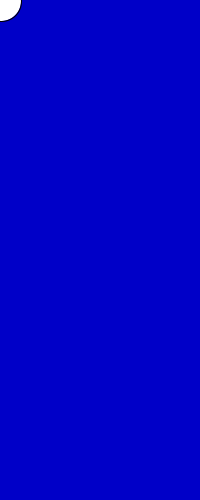
Frame 1 (no input)
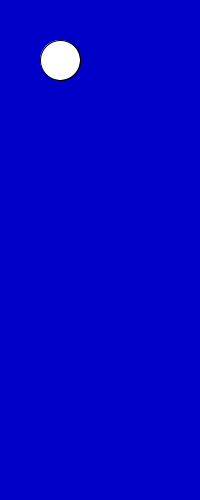
Frame 60 (the mouse pressed at the canvas centre just before this capture)
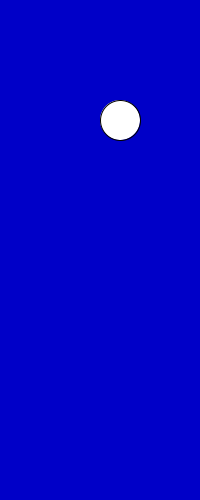
Frame 120 (the mouse held since frame 60 and released just before this capture)

The Processing sketch that drew these frames (run headless with seeded random() and noise(); from frame 60 on, the mouse is pressed at the canvas centre):

// Processing sketch: Bouncing_Balls
// ── Bouncing_Balls.pde
float x=1.;
float xspeed=1.;
float y= 1.;
float yspeed=1.;


void setup(){
  size(200,500);
}

void draw(){
  background(0,0,200);
 ellipse(x,y,40,40);
 x+= xspeed;
 y+= yspeed;
 
 if (x>= width){
   fill(255,0,0);
    xspeed= -1.;
 }
 
 if (x<0){
   fill(100,100,0);
   xspeed= 1.;
 }
 
 if (y>=height){
   fill(0,255,0);
   yspeed=-1.;
 }
 
 if (y<=0){
   fill(200,0,200);
   yspeed=1.;
 }
}
 
 
 
 
